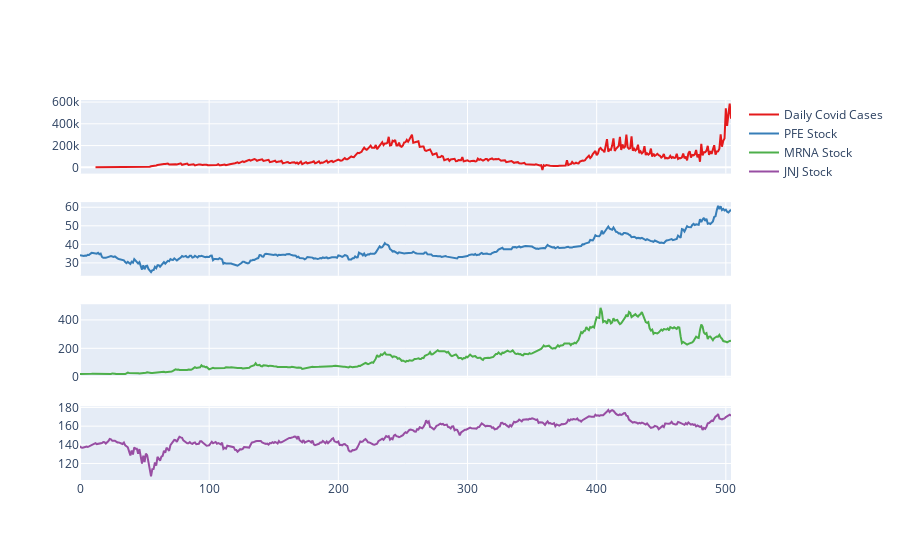

Source (notebook cell):
### Code cell
from plotly.subplots import make_subplots
import plotly.graph_objects as go

#initialize figure
fig = make_subplots(rows=4, shared_xaxes=True)
#adding subplots to 
fig.add_scatter(y= data['daily_cases'], row=1, col=1, name='Daily Covid Cases') 
fig.add_scatter(y= data['PFE'], row=2, col=1, name='PFE Stock')
fig.add_scatter(y= data['MRNA'], row=3, col=1, name='MRNA Stock')
fig.add_scatter(y= data['JNJ'], row=4, col=1, name='JNJ Stock')
fig.update_layout(height=700, colorway=px.colors.qualitative.Set1)

### Figure 1 — Plotly figure (JSON) as saved in the notebook; plotly's stock layout.template omitted (floating-point values rounded to 4 significant figures; data arrays with more than 128 entries replaced by an {"elided": "..."} marker saying what was removed)
{"data": [{"name": "Daily Covid Cases", "type": "scatter", "xaxis": "x", "y": {"elided": "505 int values"}, "yaxis": "y"}, {"name": "PFE Stock", "type": "scatter", "xaxis": "x2", "y": {"elided": "505 float values"}, "yaxis": "y2"}, {"name": "MRNA Stock", "type": "scatter", "xaxis": "x3", "y": {"elided": "505 float values"}, "yaxis": "y3"}, {"name": "JNJ Stock", "type": "scatter", "xaxis": "x4", "y": {"elided": "505 float values"}, "yaxis": "y4"}], "layout": {"autosize": true, "colorway": ["rgb(228,26,28)", "rgb(55,126,184)", "rgb(77,175,74)", "rgb(152,78,163)", "rgb(255,127,0)", "rgb(255,255,51)", "rgb(166,86,40)", "rgb(247,129,191)", "rgb(153,153,153)"], "xaxis": {"anchor": "y", "autorange": true, "domain": [0, 1], "matches": "x4", "range": [0, 504], "showticklabels": false}, "xaxis2": {"anchor": "y2", "autorange": true, "domain": [0, 1], "matches": "x4", "range": [0, 504], "showticklabels": false}, "xaxis3": {"anchor": "y3", "autorange": true, "domain": [0, 1], "matches": "x4", "range": [0, 504], "showticklabels": false}, "xaxis4": {"anchor": "y4", "autorange": true, "domain": [0, 1], "range": [0, 504]}, "yaxis": {"anchor": "x", "autorange": true, "domain": [0.8063, 1], "range": [-57840.0, 618900.0], "type": "linear"}, "yaxis2": {"anchor": "x2", "autorange": true, "domain": [0.5375, 0.7312], "range": [23.07, 62.77], "type": "linear"}, "yaxis3": {"anchor": "x3", "autorange": true, "domain": [0.2687, 0.4625], "range": [-8.147, 510.4], "type": "linear"}, "yaxis4": {"anchor": "x4", "autorange": true, "domain": [0, 0.1938], "range": [102.3, 181.2], "type": "linear"}}}
